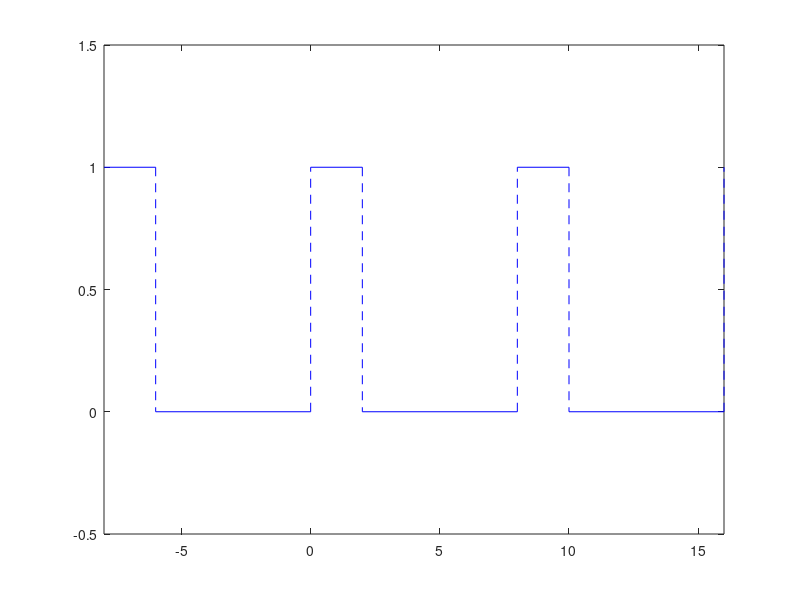

Write the MATLAB code that produced this figure. (Note: this script raises an error after producing the figure.)
%      ***** MATLAB Code Starts Here *****
%

%FOURIER_SERIES_02_MAT

%

fig_size = [232 84 774 624];

T0 = 8;

w0 = 2*pi/8;

t = linspace(-8,16,1001);

a0 = 0.25;

n = 1:50;

an = (1./(pi*n)) .* sin(n*pi/2);

bn = (1./(pi*n)) .* (1 - cos(n*pi/2));

x1 = a0;

for i = 1:10

x1 = x1 + an(i)*cos(i*w0*t) + bn(i)*sin(i*w0*t);

end

x2 = x1;

for i = 11:30

x2 = x2 + an(i)*cos(i*w0*t) + bn(i)*sin(i*w0*t);

end

x3 = x2;

for i = 31:50

x3 = x3 + an(i)*cos(i*w0*t) + bn(i)*sin(i*w0*t);

end

A0 = a0;

An = sqrt(an.^2 + bn.^2);

thn = atan2(-bn,an)*180/pi;

X0 = A0;

Xn = An/2;

figure(1),clf,plot([-8 -6],[1 1],'b-',[-6 -6],[1 0],'b--',[-6 0],[0 0],'b-',[0 2],[1 1],'b-',[2 8],[0 0],'b-',...

[8 10],[1 1],'b-',[10 16],[0 0],'b-',[0 0],[0 1],'b--',[2 2],[1 0],'b--',[8 8],[0 1],'b--',...

[10 10],[1 0],'b--',[16 16],[0 1],'b--'),...

axis([-8 16 -.5 1.5]),plotax,xlabel('Time (s)'),ylabel('Amplitude'),title('Periodic Pulse Train x(t)'),...

set(gcf,'Position',fig_size),text(5,-0.2,'T_0 = 8 s'),text(5,-0.3,'Pulse width = T_0/4')

figure(2),clf,subplot(311),plot(t,x1),subplot(312),plot(t,x2),subplot(313),plot(t,x3),...

subplot(311),ylabel('Amplitude'),title('Fourier Series Representation of x(t) with 10 Terms'),...

subplot(312),ylabel('Amplitude'),title('Fourier Series Representation of x(t) with 30 Terms'),...

subplot(313),ylabel('Amplitude'),title('Fourier Series Representation of x(t) with 50 Terms'),xlabel('Time (s)'),...

for i = 1:3,subplot(3,1,i),...

hold on,plot([0 2],[1 1],'r-',[2 8],[0 0],'r-',[8 10],[1 1],'r-',[10 16],[0 0],'r-',...

[0 0],[0 1],'r--',[2 2],[1 0],'r--',[8 8],[0 1],'r--',[10 10],[1 0],'r--',[16 16],[0 1],'r--',...

[-8 -6],[1 1],'r-',[-6 -6],[1 0],'r--',[-6 0],[0 0],'r-'),hold off,...

axis([-8 16 -0.5 1.5]),plotax

end

set(gcf,'Position',fig_size)

figure(3),clf,subplot(211),plot(0,a0,'ro',n,an,'o'),axis([-5 50 -0.2 0.5]),plotax,...

hold on,plot([10.5 10.5],[-0.2 0.5],'r--',[30.5 30.5],[-0.2 0.5],'r--'),hold off,...

xlabel('Harmonic Number'),ylabel('Amplitude'),title('Trig Fourier Series Coefficients a_n for x(t)'),...

subplot(212),plot(n,bn,'o'),axis([-5 50 -0.05 0.35]),plotax,...

hold on,plot([10.5 10.5],[-0.05 0.35],'r--',[30.5 30.5],[-0.05 0.35],'r--'),hold off,...

xlabel('Harmonic Number'),ylabel('Amplitude'),title('Trig Fourier Series Coefficients b_n for x(t)'),...

set(gcf,'Position',fig_size)

figure(4),clf,subplot(211),plot(0,A0,'ro',n*w0,An,'o'),axis([-2*w0 16 -0.1 0.5]),plotax,...

xlabel('Frequency (r/s)'),ylabel('Magnitde'),title('Cosine Fourier Series Magnitudes A_n for x(t)'),...

subplot(212),plot(n*w0,thn,'o'),v=axis;axis([-2*w0 16 -200 10]),plotax,...

xlabel('Frequency (r/s)'),ylabel('Phase (deg)'),title('Cosine Fourier Series Phases Theta_n for x(t)'),...

set(gcf,'Position',fig_size)

figure(5),clf,subplot(211),plot(0,X0,'ro',n*w0,Xn,'o',-n*w0,Xn,'o'),axis([-16 16 -0.1 0.3]),plotax,...

xlabel('Frequency (r/s)'),ylabel('Magnitde'),title('Exponential Fourier Series Magnitudes X_n for x(t)'),...

subplot(212),plot(n*w0,thn,'o',-n*w0,-thn,'o'),v=axis;axis([-16 16 v(3:4)]),plotax,...

xlabel('Frequency (r/s)'),ylabel('Phase (deg)'),title('Exponential Fourier Series Phases Theta_n for x(t)'),...

set(gcf,'Position',fig_size)

clear i v

%
%      ***** MATLAB Code Stops Here *****


